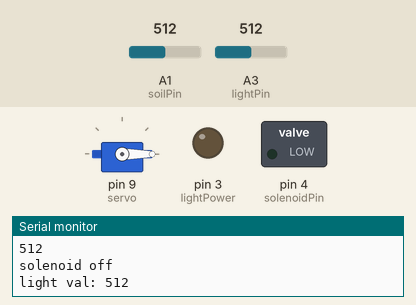
This sketch was run on a simulated Arduino Uno, built with avr-gcc and run on an emulated ATmega328P. On the bench: servo, switched loads named in the sketch (green lamp = pin HIGH), output pins drawn as LEDs (lit = HIGH), the last lines printed to the serial monitor. The inputs (shaded band) are chosen by the test bench; at power-on: A3 (lightPin) = 512, A1 (soilPin) = 512. Pins used as bus, display or sensor lines are not drawn.

Above: at 2.0 s.
2.1 s: A3 (lightPin) set to 79
6.2 s: A3 (lightPin) set to 67
At 6.69 s:
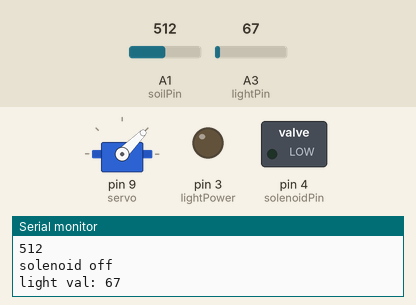
At 7.4 s:
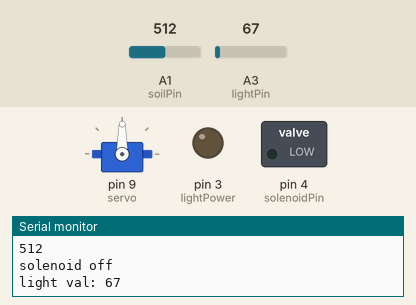
8.6 s: A1 (soilPin) set to 314
10.5 s: A1 (soilPin) set to 288
At 11.9 s:
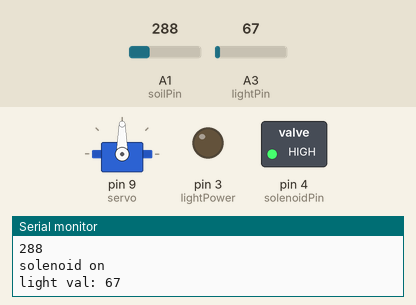
12.8 s: A3 (lightPin) set to 100
15.7 s: A1 (soilPin) set to 484
17.6 s: A1 (soilPin) set to 514
At 19.7 s:
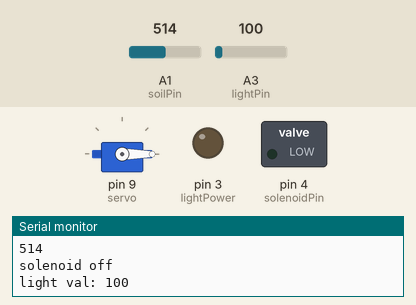
Timing chart, 0 to 20.9 s (numbered marks = the images above; inputs shaded):
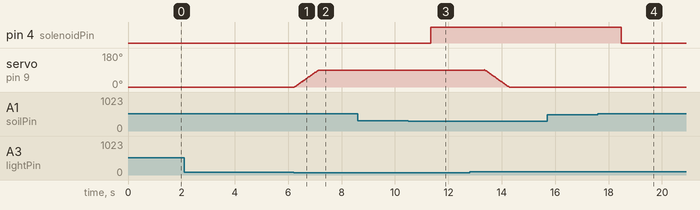

Measured:
- the behaviour switches between 71 and 70 on A3 (lightPin) (found by bisection; images 0 and 1)
- the behaviour switches between 300 and 299 on A1 (soilPin) (found by bisection; images 2 and 3)
- the behaviour switches between 499 and 500 on A1 (soilPin) (found by bisection; images 3 and 4)
- after the input at 6.2 s, servo on pin 9 (servo): moves from 0° to 90° over 0.91 s, starting at once
- after the input at 10.5 s, pin 4 (solenoidPin): LOW → HIGH after 0.85 s
- after the input at 17.6 s, pin 4 (solenoidPin): HIGH → LOW after 0.88 s

The sketch:

plant_code.ino
```cpp
#include <Servo.h>


int solenoidPin = 4; //output pin to use
int soilPin = A1; // soil moisture analog
int soilPower = 7; // soil moisture + pin
int lightPin = A3; // photoresistor signal
int lightPower = 3; // photoresistor + pin

// unsigned long currentTime;
// unsigned long oldTime;

int soilMax = 500; //max threshold for soil moisture, subject to change
int soilMin = 300; //min threshold for soil moisture, subject to change
int maxWaterTime = 5000; // max amt of time(millis) for watering
int lightThreshold = 70; // trigger threshold from photoresistor


Servo servo;
int pos = 0;

bool isShaded = false;

void setup() {
  // put your setup code here, to run once:
  pinMode(solenoidPin, OUTPUT); // sets pin as power output for solenoid
  pinMode(soilPower, OUTPUT); // sets pin for power output for moisture sensor
  pinMode(lightPower, OUTPUT); // sets pin for power output
  servo.attach(9);
  digitalWrite(soilPower, LOW);
  Serial.begin(9600);
  // oldTime = millis(); // set initial time
  // currentTime = oldTime;

}

void loop() {
  int curMoisture = readSoil();
  // if the solenoid is not running and the moisture is less than the minimum
  // turns on solenoid valve
  if(curMoisture < soilMin)
  {
     digitalWrite(solenoidPin, HIGH);
     Serial.println("solenoid on");
     // oldTime = millis(); // reset old time
     // currentTime = oldTime;
  }

  // if the solenoid is running and the moisture is greater than the maximum
  // turn off the solenoid valve

  // currentTime = millis(); // change current time
  // set max duration that the solenoid remains open, check if it exceeds it.
  // unsigned long deltaTime = currentTime - oldTime;
  // compare if deltaTime exceeds max
  if(curMoisture >= soilMax)
  {
    // oldTime = currentTime;
    Serial.println("solenoid off");
    digitalWrite(solenoidPin, LOW);
  }


  int curLight = readLight();
  // put your main code here, to run repeatedly:
  if(!isShaded && curLight > lightThreshold)
  {
    for(pos; pos >= 0; pos--)
    {
      servo.write(pos);
      delay(10);
    }
    delay(200);
    isShaded = true;
  }
  if(isShaded && curLight <= lightThreshold)
  {
    for(pos; pos <= 90; pos++)
    {
      servo.write(pos);
      delay(10);
    }
    delay(200);
    isShaded = false;
  }
  delay(1000);
}

/*
 * method that sends power to the soil moisture sensor, reads its output value, turns off the power, and
 * returns the moisture read.
 */
int readSoil()
{
  digitalWrite(soilPower,HIGH);
  int val = analogRead(soilPin);
  digitalWrite(soilPower,LOW);
  Serial.println(val);
  return val;
}

int readLight()
{
  digitalWrite(lightPower,HIGH);
  int val = analogRead(lightPin);
  digitalWrite(lightPower,LOW);
  Serial.print("light val: ");
  Serial.println(val);
  return val;
}
```
